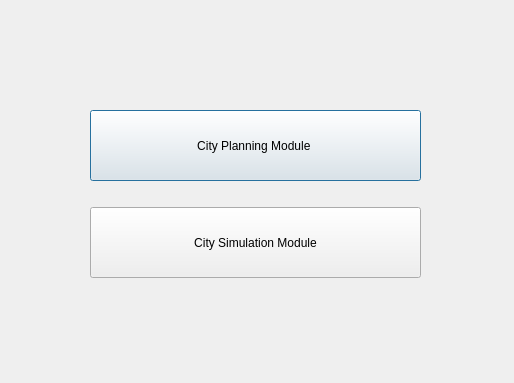
<?xml version="1.0" encoding="UTF-8"?>
<ui version="4.0">
 <class>PlanningAndSimulationModulesDialogBase</class>
 <widget class="QDialog" name="PlanningAndSimulationModulesDialogBase">
  <property name="geometry">
   <rect>
    <x>0</x>
    <y>0</y>
    <width>514</width>
    <height>383</height>
   </rect>
  </property>
  <property name="windowTitle">
   <string>PlanningModule</string>
  </property>
  <widget class="QPushButton" name="btnCityPlanning">
   <property name="geometry">
    <rect>
     <x>90</x>
     <y>110</y>
     <width>331</width>
     <height>71</height>
    </rect>
   </property>
   <property name="text">
    <string>City Planning Module </string>
   </property>
   <property name="checkable">
    <bool>false</bool>
   </property>
   <property name="autoRepeat">
    <bool>false</bool>
   </property>
   <property name="autoExclusive">
    <bool>false</bool>
   </property>
   <property name="default">
    <bool>false</bool>
   </property>
   <property name="flat">
    <bool>false</bool>
   </property>
  </widget>
  <widget class="QPushButton" name="btnCitySimulation">
   <property name="geometry">
    <rect>
     <x>90</x>
     <y>207</y>
     <width>331</width>
     <height>71</height>
    </rect>
   </property>
   <property name="text">
    <string>City Simulation Module</string>
   </property>
  </widget>
  <widget class="QLabel" name="label_3">
   <property name="geometry">
    <rect>
     <x>20</x>
     <y>20</y>
     <width>171</width>
     <height>41</height>
    </rect>
   </property>
   <property name="text">
    <string/>
   </property>
   <property name="pixmap">
    <pixmap resource="../resources.qrc">:/plugins/planning_and_simulation_modules/PlanHeatPrincipal.png</pixmap>
   </property>
   <property name="scaledContents">
    <bool>true</bool>
   </property>
  </widget>
 </widget>
 <resources/>
 <connections/>
</ui>
